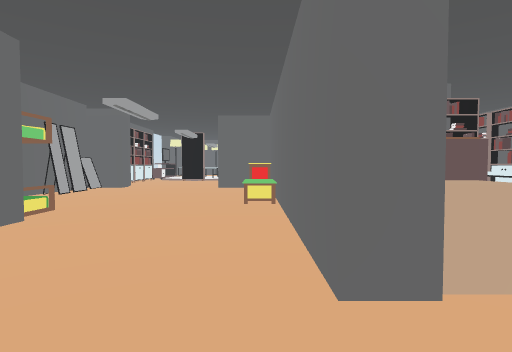
View 1 (above)

21 first-person views from a walk through a scene from a Unity 3-D project. The camera is 1.3 m above the floor, tilts 2° down and sees 80° across. The floor is counted in squares, 2 m on a side. Each view is taken from the middle of a square. On the plan, view 1 faces up. The plan holds only what a view shows up to about 10 squares ahead; the rest is blank. The player character is not drawn. Surface patterns are stand-ins for the level's own textures.

View 2
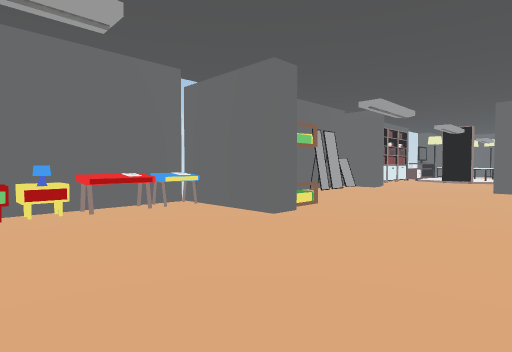

View 3
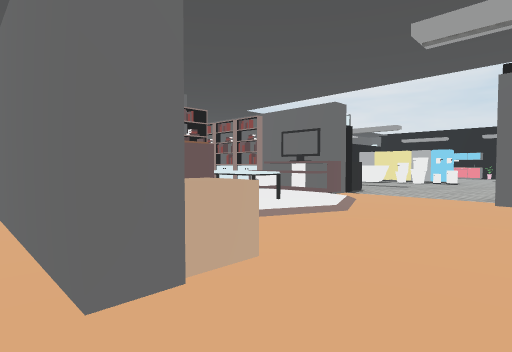

View 4
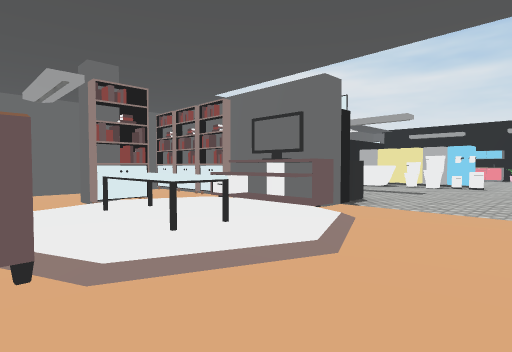

View 5
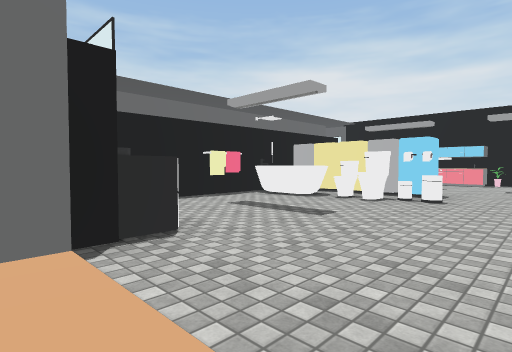

View 6
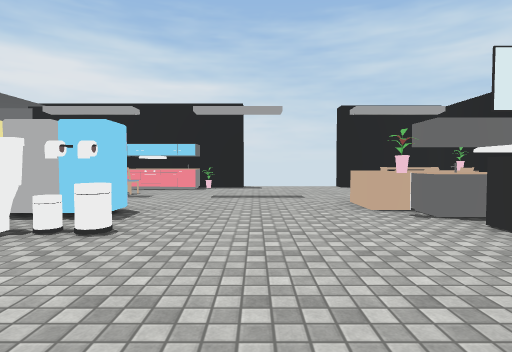

View 7
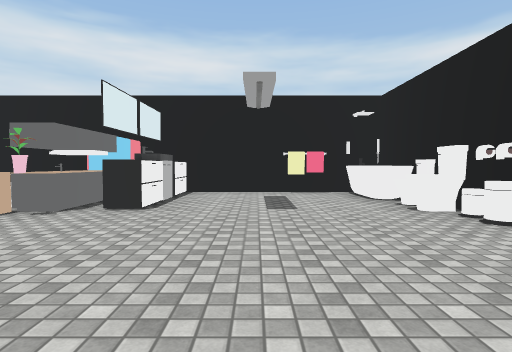

View 8
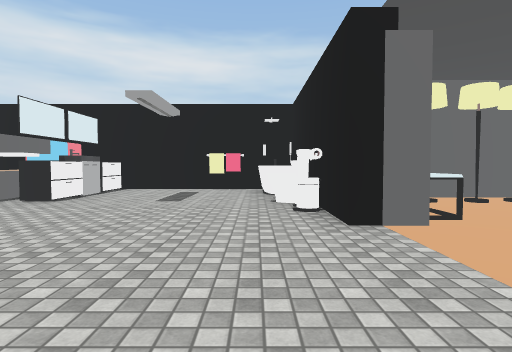

View 9
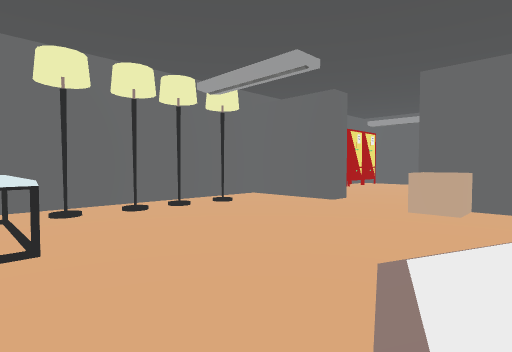

View 10
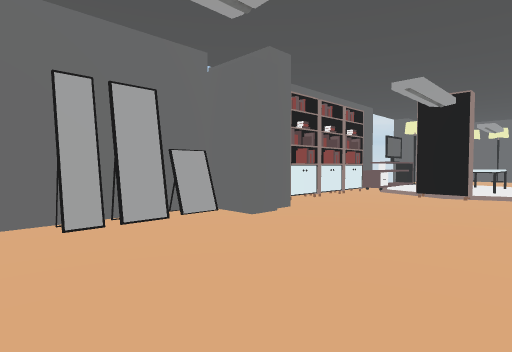

View 11
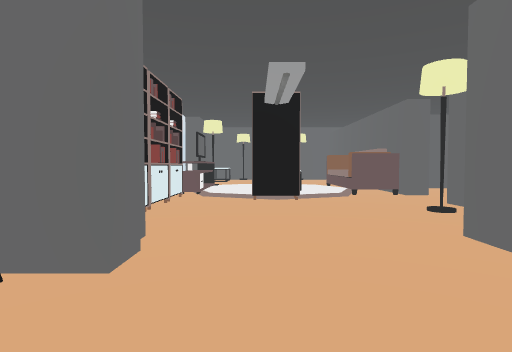

View 12
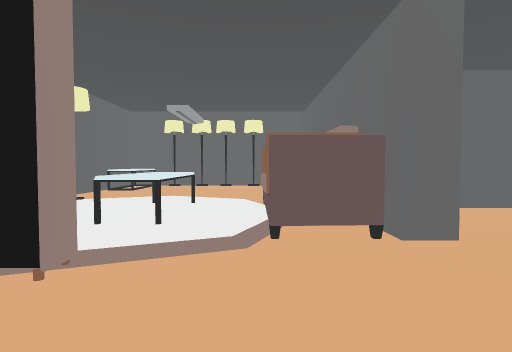

View 13
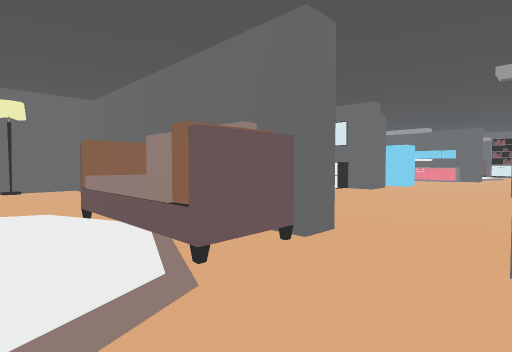

View 14
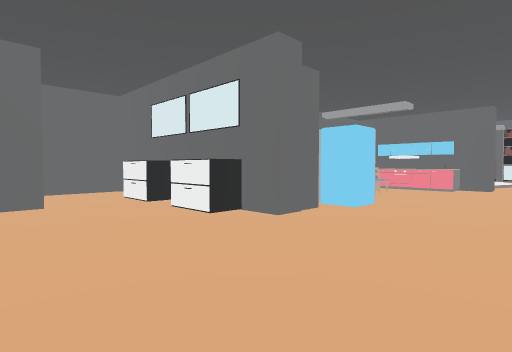

View 15
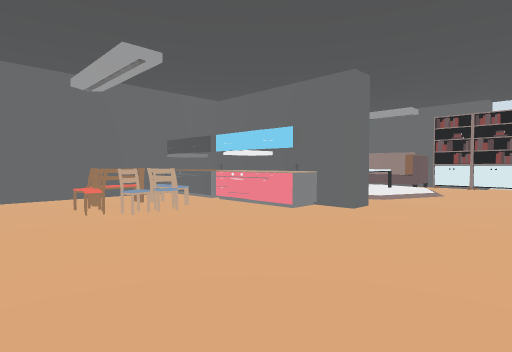

View 16
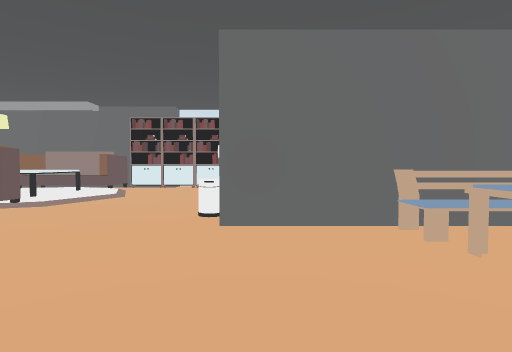

View 17
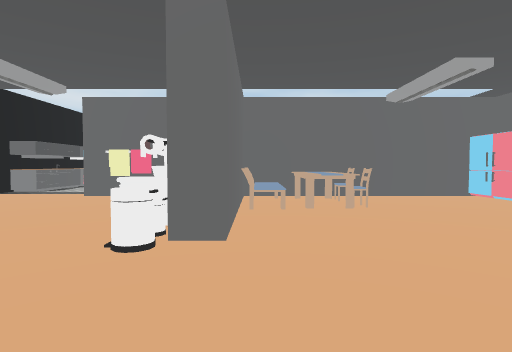

View 18
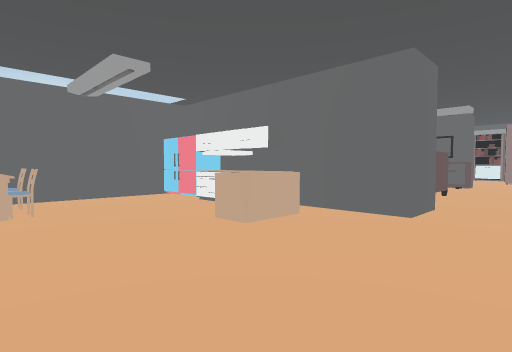

View 19
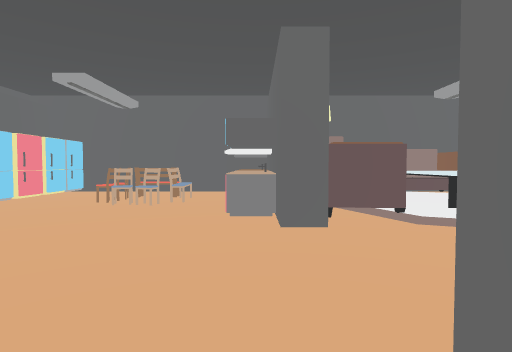

View 20
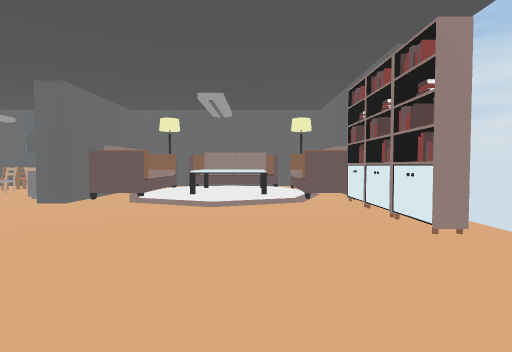

View 21
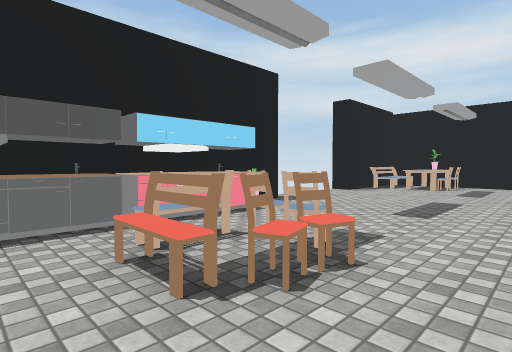

### Floor plan
Points are (right, up) in squares from view 1. A wall is a line through its corners. A room is listed if a view was taken in it or the views show most of it. See-through windows are left out.
Room 1 (views 1, 2, 3, 4, 5, 6, 7, 8, 9, 10, 11, 21)
walls: (7.6, 3.6) (6.4, 3.6); (3.6, 6.1) (3.6, 7); (4.1, 6.6) (3.5, 6.6); (10.9, 6.4) (10, 6.4); (8.4, -4.1) (9.2, -4.1); (6.9, -4.4) (12.4, -4.4); (11.7, -2.5) (11.7, -1.5) (12.2, -1.5); (0.4, 2.4) (0.4, 4.2); (0.4, 0) (0.9, 0) (0.9, -2.2) (5.6, -2.2); (4.1, 8.8) (3.1, 8.8); (13.2, 6.6) (8.2, 6.6); (11.7, -4.4) (11.7, -3.4); (0.5, 8.8) (-1.1, 8.8); (14, -4.4) (18, -4.4) (18, -1.5) (18.5, -1.5); (-2.7, 3.5) (-2.7, 3.1) (-4.5, 3.1); (18, 1.4) (18, 6.9); (-3.9, 8.8) (-4.9, 8.8) (-4.9, 6.2)
ways out: opening at (-2.5, 9) to room 2; opening at (16.5, 7) to room 2; gap at (-5, 6)
objects: other object (-5, 0); other object (-5, 1); other object (-5, 2); other object (-5, 3); other object (-5, 8); other object (-4, 4) to (-3, 4); mirror (-4, 7); mirror (-4, 8); wardrobe (-3, -2); other object (-2, -2); other object (0, 5) to (0, 6); other object (0, 7); other object (1, 2); lamp (2, -1); sofa (2, 3) to (2, 5); lamp (3, -1); lamp (4, -1); table (4, 4) to (4, 5); bookshelf (4, 6); lamp (5, -1); table (6, -1) to (6, 0); other object (6, 4) to (6, 5); bookshelf (6, 6); bookshelf (6, 7); other object (7, -4); other object (7, -4) to (8, -3); toilet (7, -2); toilet (7, -1); other object (7, 0); other object (7, 5); other object (8, -1); sink (12, -3); other object (12, 3); toilet (12, 4); other object (12, 5) to (12, 6); fridge (13, -4) to (13, -3); other object (13, -2); other object (13, -1); fridge (13, 3); fridge (13, 4); fridge (13, 5); fridge (13, 6); fridge (14, -4); other object (14, -1); chair (15, 4); chair (15, 5); other object (16, -4); other object (16, -3); chair (16, 4); chair (16, 5); other object (17, -4); chair (17, -3) to (18, -3); other object (18, 4); other object (18, 6)
Room 2 (views 12, 13, 14, 15, 16, 17, 18, 19, 20)
walls: (6, 12.7) (7, 12.7) (7, 10.5); (6.5, 15.6) (6, 15.6) (6, 20.8) (4.4, 20.8); (6, 16.3) (5.4, 16.3) (5.4, 17.3); (3, 15.6) (1.9, 15.6); (5.4, 18.1) (5.4, 19.1); (4, 18.6) (3.4, 18.6); (0.4, 11.8) (0.4, 12.2) (0.9, 12.2) (0.9, 11.6); (7.4, 7.6) (11.6, 7.6); (12.8, 15) (12.8, 14.2) (12.4, 14.2); (12.4, 18.6) (7.6, 18.6); (0.4, 20.4) (0.4, 20.8) (-0.6, 20.8); (-1.1, 9.2) (-1.1, 9.9); (14, 18.6) (13.5, 18.6); (13.9, 7.6) (15.6, 7.6); (14.1, 7.8) (15, 7.8); (-3.9, 9.9) (-3.9, 8.8); (-4.9, 15) (-4.9, 14.2); (17.1, 18.6) (16.6, 18.6); (-4.9, 20.8) (-4.9, 17.8)
ways out: opening at (-2.5, 9) to room 1; opening at (16.5, 7) to room 1
objects: bookshelf (-5, 11); bookshelf (-5, 12); bookshelf (-5, 13); carpet (-4, 16); lamp (-4, 17); table (-4, 20); lamp (-4, 21); bookshelf (-3, 13); lamp (-3, 21); table (-2, 14) to (-2, 15); lamp (-2, 21); sofa (-1, 14) to (0, 16); lamp (-1, 21); lamp (0, 11); other object (1, 11); sofa (4, 10) to (4, 12); bookshelf (6, 8); fridge (7, 8); fridge (7, 9); other object (7, 10); fridge (7, 15); fridge (7, 16); fridge (7, 17); fridge (7, 18); other object (8, 11); chair (9, 16); chair (9, 17); chair (10, 8); chair (10, 9); chair (10, 16); chair (10, 17); table (11, 8) to (11, 9); chair (12, 8) to (12, 9); other object (12, 15) to (12, 16); other object (12, 17) to (12, 18); other object (13, 8) to (13, 9); toilet (13, 11); other object (13, 12); sofa (13, 16) to (14, 17); lamp (13, 18); other object (14, 11); sofa (14, 18) to (16, 18); table (15, 16) to (16, 17); sofa (17, 15) to (17, 17); lamp (17, 18); bookshelf (18, 12); bookshelf (18, 13); bookshelf (18, 14)

Positions as (right, up) in squares from view 1, and headings:
1: (0, 0), facing up
2: (0, 0), facing up-left
3: (0, 0), facing up-right
4: (2, 1), facing up-right
5: (6, 1), facing up-right
6: (9, 1), facing right
7: (10, 3), facing down
8: (8, 4), facing down
9: (6, 3), facing down-left
10: (-1, 6), facing up-left
11: (-3, 7), facing up
12: (-1, 11), facing up
13: (-2, 12), facing up-right
14: (3, 13), facing up-right
15: (8, 12), facing up-right
16: (9, 11), facing right
17: (12, 14), facing down
18: (11, 14), facing down-left
19: (12, 11), facing up
20: (16, 9), facing up
21: (14, 6), facing down-right
